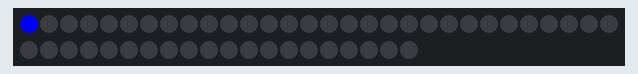
This sketch was run on a simulated Arduino Uno, built with avr-gcc and run on an emulated ATmega328P. On the bench: 50 RGB LEDs in strip order, left to right, continuing on the next row. Dim RGB values are drawn brighter than linear.

Above: at 0.15 s.
At 2.01 s:
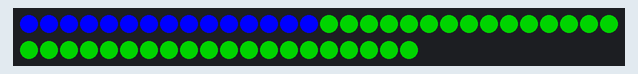
At 3.87 s:
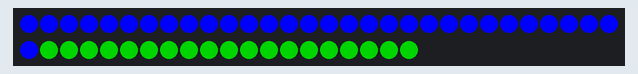
At 7.9 s:
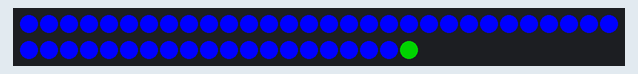
At 11.61 s:
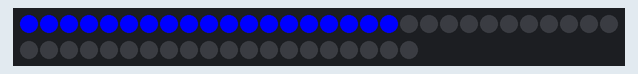
At 15.64 s:
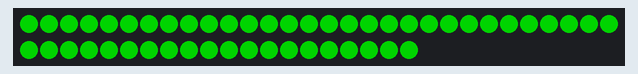

Measured:
- by itself, everything shown: repeats every 15.5 s, in 50 steps

The sketch:

fastLed_ws8211.ino
```cpp
#include <FastLED.h>
#define LED_PIN 5    // Replace with the pin number you used for DATA connection
#define NUM_LEDS 50  // Replace with the number of LEDs in your strip
#define DELAY_TIME 20  // Delay between LED movements (in milliseconds)

CRGB leds[NUM_LEDS];
void setup() {
  FastLED.addLeds<WS2811, LED_PIN, RGB>(leds, NUM_LEDS);
}
void loop() {
  // Turn off all LEDs
  for (int i = 0; i < NUM_LEDS; i++) {
    leds[i] = CRGB::Black;
  }
  // Move the LED chaser
  for (int i = 0; i < NUM_LEDS; i++) {
    leds[i] = CRGB::Blue;  // Set the current LED to blue
    FastLED.show();  // Update the LED strip
    delay(DELAY_TIME);  // Delay between LED movements
  }
  // Move the LED chaser in reverse
  for (int i = NUM_LEDS - 1; i >= 0; i--) {
    leds[i] = CRGB::Green;  // Set the current LED to green
    FastLED.show();  // Update the LED strip
    delay(DELAY_TIME);  // Delay between LED movements
  }
}
```
